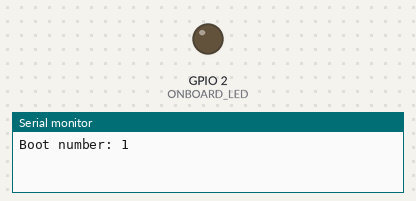
This sketch was run on a simulated ESP32. On the bench: output pins drawn as LEDs (lit = HIGH), the last lines printed to the serial monitor. Dashed ring = blinking. At 3.2 s the program puts the board to deep sleep or switches it off; the recording ends there.

Above: at 1.0 s.
At 2.05 s:
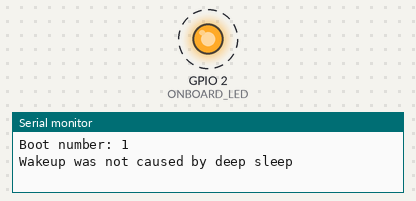
Timing chart, 0 to 3.0 s (numbered marks = the images above):
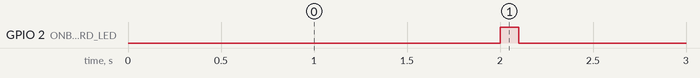

Measured:
- by itself, GPIO 2 (ONBOARD_LED): alternates HIGH for 0.10 s and LOW for 1.0 s

The sketch:

deepSleep.ino
```cpp
#define ONBOARD_LED  2
RTC_DATA_ATTR int bootCount = 0;


void setup(){
  Serial.begin(115200);
  delay(1000);
  pinMode(ONBOARD_LED,OUTPUT);
  //Increment boot number and print it every reboot
  ++bootCount;
  Serial.println("Boot number: " + String(bootCount));

  //Print the wakeup reason for ESP32
  print_wakeup_reason();

  //Configure GPIO33 as ext0 wake up source for HIGH logic level
  esp_sleep_enable_ext0_wakeup(GPIO_NUM_34,1);

  //Go to sleep now
  esp_deep_sleep_start();
}

void loop(){}

//Function that prints the reason by which ESP32 has been awaken from sleep
void print_wakeup_reason(){
  esp_sleep_wakeup_cause_t wakeup_reason;
  wakeup_reason = esp_sleep_get_wakeup_cause();
  switch(wakeup_reason)
  {
    case 1  : Serial.println("Wakeup caused by external signal using RTC_IO"); break;
    case 2  : Serial.println("Wakeup caused by external signal using RTC_CNTL"); break;
    case 3  : Serial.println("Wakeup caused by timer"); break;
    case 4  : Serial.println("Wakeup caused by touchpad"); break;
    case 5  : Serial.println("Wakeup caused by ULP program"); break;
    default : Serial.println("Wakeup was not caused by deep sleep"); break;
  }

  delay(1000);
  digitalWrite(ONBOARD_LED,HIGH);
  delay(100);
  digitalWrite(ONBOARD_LED,LOW);
  delay(1000);
  digitalWrite(ONBOARD_LED,HIGH);
  delay(100);
  digitalWrite(ONBOARD_LED,LOW);
}
```
